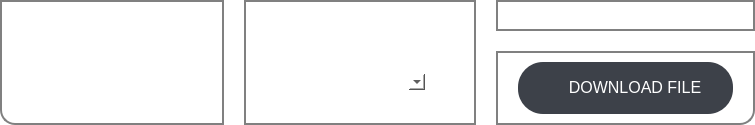
                     <widget class="QFrame" name="default_data_file_folder_frame">
                      <property name="styleSheet">
                       <string notr="true">border:0px solid white;
border-radius:0px;
background:transparent;</string>
                      </property>
                      <property name="frameShape">
                       <enum>QFrame::StyledPanel</enum>
                      </property>
                      <property name="frameShadow">
                       <enum>QFrame::Raised</enum>
                      </property>
                      <layout class="QHBoxLayout" name="horizontalLayout_23" stretch="1,0,0">
                       <property name="spacing">
                        <number>20</number>
                       </property>
                       <property name="leftMargin">
                        <number>0</number>
                       </property>
                       <property name="topMargin">
                        <number>0</number>
                       </property>
                       <property name="rightMargin">
                        <number>0</number>
                       </property>
                       <property name="bottomMargin">
                        <number>0</number>
                       </property>
                       <item>
                        <widget class="QFrame" name="frame_3">
                         <property name="styleSheet">
                          <string notr="true">border:2px solid gray;
border-top-left-radius: 0px;
border-top-right-radius: 0px;
border-bottom-left-radius: 15px;
border-bottom-right-radius: 0px;</string>
                         </property>
                         <property name="frameShape">
                          <enum>QFrame::StyledPanel</enum>
                         </property>
                         <property name="frameShadow">
                          <enum>QFrame::Raised</enum>
                         </property>
                         <layout class="QVBoxLayout" name="verticalLayout_36" stretch="0,1">
                          <item>
                           <widget class="QLabel" name="label_21">
                            <property name="font">
                             <font>
                              <pointsize>14</pointsize>
                             </font>
                            </property>
                            <property name="styleSheet">
                             <string notr="true">border:0px;
color:white;</string>
                            </property>
                            <property name="text">
                             <string>Default Data File Folder</string>
                            </property>
                            <property name="alignment">
                             <set>Qt::AlignCenter</set>
                            </property>
                           </widget>
                          </item>
                          <item>
                           <widget class="QFrame" name="frame_49">
                            <property name="styleSheet">
                             <string notr="true">border:0px solid;
background:transparent;</string>
                            </property>
                            <property name="frameShape">
                             <enum>QFrame::StyledPanel</enum>
                            </property>
                            <property name="frameShadow">
                             <enum>QFrame::Raised</enum>
                            </property>
                           </widget>
                          </item>
                         </layout>
                        </widget>
                       </item>
                       <item>
                        <widget class="QFrame" name="frame_8">
                         <property name="maximumSize">
                          <size>
                           <width>16777215</width>
                           <height>16777215</height>
                          </size>
                         </property>
                         <property name="styleSheet">
                          <string notr="true">border:2px solid gray;
border-top-left-radius: 0px;
border-top-right-radius: 0px;
border-bottom-left-radius: 0px;
border-bottom-right-radius: 0px;</string>
                         </property>
                         <property name="frameShape">
                          <enum>QFrame::StyledPanel</enum>
                         </property>
                         <property name="frameShadow">
                          <enum>QFrame::Raised</enum>
                         </property>
                         <layout class="QVBoxLayout" name="verticalLayout_26" stretch="0,1">
                          <item>
                           <widget class="QLabel" name="label_17">
                            <property name="font">
                             <font>
                              <pointsize>14</pointsize>
                             </font>
                            </property>
                            <property name="styleSheet">
                             <string notr="true">border:0px;
color:white;</string>
                            </property>
                            <property name="text">
                             <string>Comm Link</string>
                            </property>
                            <property name="alignment">
                             <set>Qt::AlignCenter</set>
                            </property>
                           </widget>
                          </item>
                          <item>
                           <widget class="QFrame" name="frame_42">
                            <property name="styleSheet">
                             <string notr="true">border:0px;</string>
                            </property>
                            <property name="frameShape">
                             <enum>QFrame::StyledPanel</enum>
                            </property>
                            <property name="frameShadow">
                             <enum>QFrame::Raised</enum>
                            </property>
                            <layout class="QVBoxLayout" name="verticalLayout_27" stretch="0,1,0">
                             <property name="spacing">
                              <number>6</number>
                             </property>
                             <property name="leftMargin">
                              <number>40</number>
                             </property>
                             <property name="rightMargin">
                              <number>40</number>
                             </property>
                             <property name="bottomMargin">
                              <number>0</number>
                             </property>
                             <item>
                              <widget class="QLabel" name="label_18">
                               <property name="minimumSize">
                                <size>
                                 <width>0</width>
                                 <height>0</height>
                                </size>
                               </property>
                               <property name="font">
                                <font>
                                 <pointsize>12</pointsize>
                                </font>
                               </property>
                               <property name="styleSheet">
                                <string notr="true">color:white;</string>
                               </property>
                               <property name="text">
                                <string>Active Comm Port</string>
                               </property>
                               <property name="alignment">
                                <set>Qt::AlignCenter</set>
                               </property>
                              </widget>
                             </item>
                             <item>
                              <widget class="QComboBox" name="comboBox">
                               <property name="minimumSize">
                                <size>
                                 <width>0</width>
                                 <height>0</height>
                                </size>
                               </property>
                               <property name="styleSheet">
                                <string notr="true">background:white;
border-bottom-left-radius:0px;</string>
                               </property>
                              </widget>
                             </item>
                             <item>
                              <widget class="QFrame" name="frame_45">
                               <property name="frameShape">
                                <enum>QFrame::StyledPanel</enum>
                               </property>
                               <property name="frameShadow">
                                <enum>QFrame::Raised</enum>
                               </property>
                               <layout class="QVBoxLayout" name="verticalLayout_28">
                                <property name="leftMargin">
                                 <number>0</number>
                                </property>
                               </layout>
                              </widget>
                             </item>
                            </layout>
                           </widget>
                          </item>
                         </layout>
                        </widget>
                       </item>
                       <item>
                        <widget class="QFrame" name="frame_12">
                         <property name="styleSheet">
                          <string notr="true">border:0px solid white;
background:transparent;</string>
                         </property>
                         <property name="frameShape">
                          <enum>QFrame::StyledPanel</enum>
                         </property>
                         <property name="frameShadow">
                          <enum>QFrame::Raised</enum>
                         </property>
                         <layout class="QVBoxLayout" name="verticalLayout_18">
                          <property name="spacing">
                           <number>20</number>
                          </property>
                          <property name="leftMargin">
                           <number>0</number>
                          </property>
                          <property name="topMargin">
                           <number>0</number>
                          </property>
                          <property name="rightMargin">
                           <number>0</number>
                          </property>
                          <property name="bottomMargin">
                           <number>0</number>
                          </property>
                          <item>
                           <widget class="QFrame" name="frame_47">
                            <property name="styleSheet">
                             <string notr="true">border:2px solid gray;
border-top-left-radius: 0px;
border-top-right-radius: 0px;
border-bottom-left-radius: 0px;
border-bottom-right-radius: 0px;</string>
                            </property>
                            <property name="frameShape">
                             <enum>QFrame::StyledPanel</enum>
                            </property>
                            <property name="frameShadow">
                             <enum>QFrame::Raised</enum>
                            </property>
                            <layout class="QVBoxLayout" name="verticalLayout_35">
                             <property name="spacing">
                              <number>0</number>
                             </property>
                             <property name="leftMargin">
                              <number>0</number>
                             </property>
                             <property name="topMargin">
                              <number>0</number>
                             </property>
                             <property name="rightMargin">
                              <number>0</number>
                             </property>
                             <property name="bottomMargin">
                              <number>0</number>
                             </property>
                             <item alignment="Qt::AlignHCenter">
                              <widget class="QCheckBox" name="checkBox_10">
                               <property name="font">
                                <font>
                                 <pointsize>14</pointsize>
                                </font>
                               </property>
                               <property name="styleSheet">
                                <string notr="true">color:white;
border:0px solid;</string>
                               </property>
                               <property name="text">
                                <string>APPLY ALL CHANGES</string>
                               </property>
                              </widget>
                             </item>
                            </layout>
                           </widget>
                          </item>
                          <item>
                           <widget class="QFrame" name="frame_48">
                            <property name="styleSheet">
                             <string notr="true">border:2px solid gray;
border-top-left-radius: 0px;
border-top-right-radius: 0px;
border-bottom-left-radius: 0px;
border-bottom-right-radius: 15px;</string>
                            </property>
                            <property name="frameShape">
                             <enum>QFrame::StyledPanel</enum>
                            </property>
                            <property name="frameShadow">
                             <enum>QFrame::Raised</enum>
                            </property>
                            <layout class="QHBoxLayout" name="horizontalLayout_26">
                             <property name="leftMargin">
                              <number>20</number>
                             </property>
                             <property name="rightMargin">
                              <number>20</number>
                             </property>
                             <item>
                              <widget class="QFrame" name="host_connect_frame_2">
                               <property name="minimumSize">
                                <size>
                                 <width>215</width>
                                 <height>52</height>
                                </size>
                               </property>
                               <property name="maximumSize">
                                <size>
                                 <width>16777215</width>
                                 <height>52</height>
                                </size>
                               </property>
                               <property name="styleSheet">
                                <string notr="true">QFrame {
	background:#3D4149;
	color:#FFFFFF;
	border-radius: 25px;
	border:0px solid;
}

QFrame:hover {
    background: white;
	border-radius: 25px;
	color:black;
	border:0px solid;
}
</string>
                               </property>
                               <property name="frameShape">
                                <enum>QFrame::StyledPanel</enum>
                               </property>
                               <property name="frameShadow">
                                <enum>QFrame::Raised</enum>
                               </property>
                               <layout class="QHBoxLayout" name="horizontalLayout_25" stretch="0,1">
                                <property name="leftMargin">
                                 <number>15</number>
                                </property>
                                <item>
                                 <widget class="QLabel" name="label_20">
                                  <property name="styleSheet">
                                   <string notr="true"/>
                                  </property>
                                  <property name="text">
                                   <string/>
                                  </property>
                                  <property name="pixmap">
                                   <pixmap>../../../../../../.designer/backup/Image_resources/top_panel/download_button.jpg</pixmap>
                                  </property>
                                  <property name="alignment">
                                   <set>Qt::AlignCenter</set>
                                  </property>
                                 </widget>
                                </item>
                                <item>
                                 <widget class="QPushButton" name="pushButton_13">
                                  <property name="font">
                                   <font>
                                    <pointsize>12</pointsize>
                                   </font>
                                  </property>
                                  <property name="styleSheet">
                                   <string notr="true">background:transparent;
color:white;
border:0px solid;</string>
                                  </property>
                                  <property name="text">
                                   <string>DOWNLOAD FILE</string>
                                  </property>
                                 </widget>
                                </item>
                               </layout>
                              </widget>
                             </item>
                            </layout>
                           </widget>
                          </item>
                         </layout>
                        </widget>
                       </item>
                      </layout>
                     </widget>
